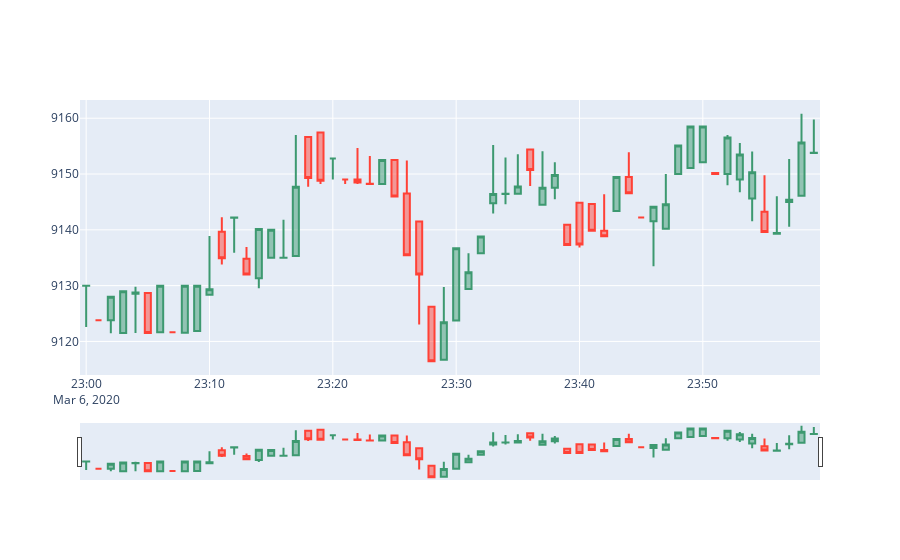

Source (notebook cell):
### Markdown cell above
#### Plot Candle-Sticks

### Code cell
import plotly.graph_objects as go

sample = ohlc_data.tail(60)

fig = go.Figure(data=[go.Candlestick(x=sample.index,
                open=sample.open,
                high=sample.high,
                low=sample.low,
                close=sample.close)])

fig.show()
